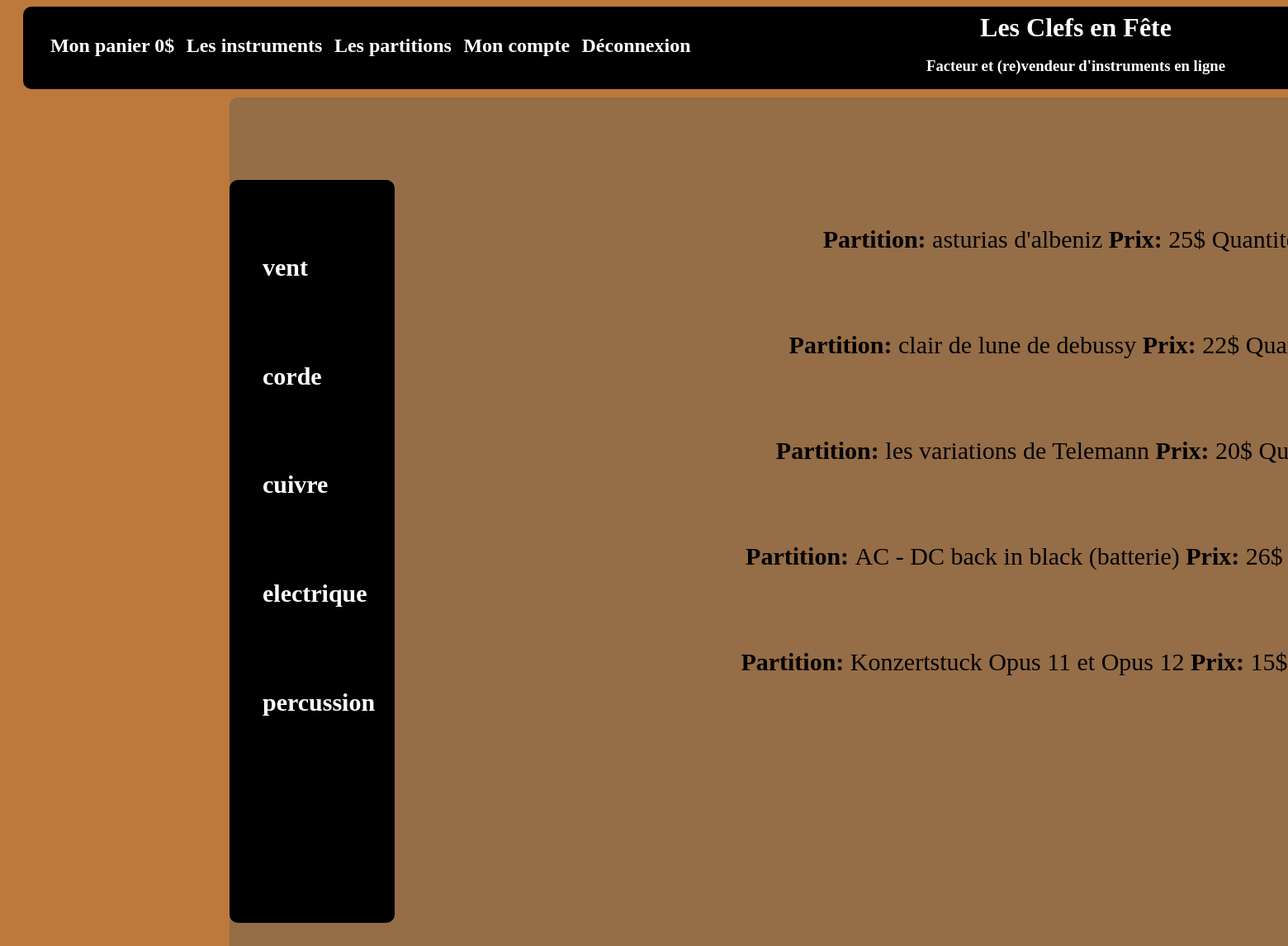
The page /boutique.php?page=sheet on the database its author committed.
### tables this page shows
CREATE TABLE `familles` (
  `id_famille` int(11) NOT NULL,
  `famille` varchar(255) NOT NULL
);

CREATE TABLE `instruments` (
  `id_instru` int(11) NOT NULL,
  `instrument` varchar(255) NOT NULL,
  `partoche` varchar(255) NOT NULL,
  `prix_inst` float NOT NULL,
  `prix_ptn` float NOT NULL
);

### boutique.php (the view, shortened to what this page needs)
<?PHP
if (!$_GET['page'])
	$_GET['page'] = 42;
else
{
	if ($_GET['page'] == "sheet")
		$req = 1;
	else if ($_GET['page'] == "instru")
		$req = 2;
	else
		$req = 3;
}
?>
<html>
	<head>
		<link rel="stylesheet" href="miniboutique.css">
	</head>
	<body>
		<?PHP include("header.php");?>
		<div class="center">
			<?PHP include("menu.php");?>
			<div class="boutique">
<?PHP
if ($_GET['page'] === 42)
{
	echo "<br><br><br><br><br><br<br><br><br><br><br><br><br><br><br><br><br><br>";
	echo "<strong><p class=\"articles error\">Tu as touché a mon URL fripon de luron ! Rechante-le et je te donnerai les informations que tu cherches !</p></strong>";
}
else
{
	if ($req === 1)
	{
		$resultat = mysqli_query($_SESSION['mysqli'], 'SELECT partoche, prix_ptn FROM instruments');
		while($donnees = mysqli_fetch_assoc($resultat))
		{
			echo "<br><form style=\"text-align:center;\" method=\"POST\" action=\"panier.php?article=".$donnees['partoche']."\"><p class=\"articles\"><strong>Partition: </strong><a class=\"black\" href=\"panier.php?article=".$donnees['partoche']."\">".$donnees['partoche']."</a><strong> Prix: </strong>".$donnees['prix_ptn']."$ Quantité: <input style=\"width:40px;height:40px;\" type=\"text\" name=\"qnt\" value=\"\"> <input class=\"suscribe_input\" type=\"submit\" name=\"submit\" value=\"Valider\"></p></form>";
		}
	}
}
?>
			</div>
		</div>
	</body>
</html>

### menu.php (shortened to what this page needs)
<div class="menu">
	<ul class="ul_menu">
		<?PHP
$resultat = mysqli_query($_SESSION['mysqli'], 'SELECT famille FROM familles');
while($donnees = mysqli_fetch_assoc($resultat))
{
	?><li class="list_menu"><h2><a href="boutique.php?page=<?PHP echo $donnees['famille'];?>"><?PHP echo $donnees['famille']; ?></a></h2></li>
<?PHP
}
					?>
	</ul>
</div>

### miniboutique.css (style rules this page uses)
body { background-color:#BC793B; }
a { color:white; text-decoration:none; }
.black { color:black; }
div.center { background-color:rgba(90,90,90,0.4); border-radius:10px; display:block; margin-top:10px; margin-left:270px; float:center; width:2000px; height:1200px; }
.menu { background-color:black; border-radius:10px; width:10%; height:75%; display:block; float:left; margin-top:5%; }
.list_menu { color:white; font-size:20px; list-style:none; padding-top:15%; padding-bottom:15%; }
.ul_menu { width:80%; height:90%; margin-top:20%; }
.boutique { display:block; float:right; width:80%; height:75%; margin-top:5%; margin-right:5%; }
.articles { text-align:center; font-size:30px; }

### rows shown on the page
familles: famille "vent"
familles: famille "corde"
familles: famille "cuivre"
familles: famille "electrique"
familles: famille "percussion"
instruments: partoche "asturias d'albeniz", prix_ptn "25"
instruments: partoche "clair de lune de debussy", prix_ptn "22"
instruments: partoche "les variations de Telemann", prix_ptn "20"
instruments: partoche "AC - DC back in black (batterie)", prix_ptn "26"
instruments: partoche "Konzertstuck Opus 11 et Opus 12", prix_ptn "15"
